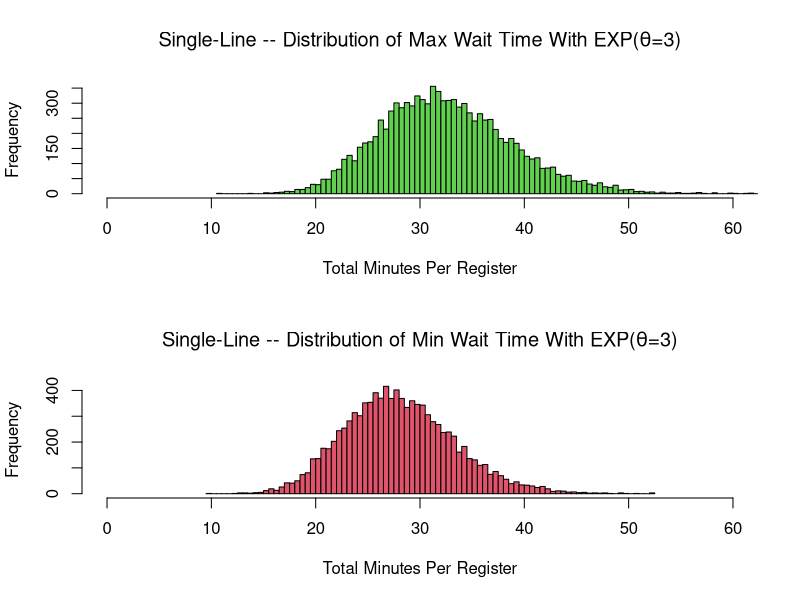
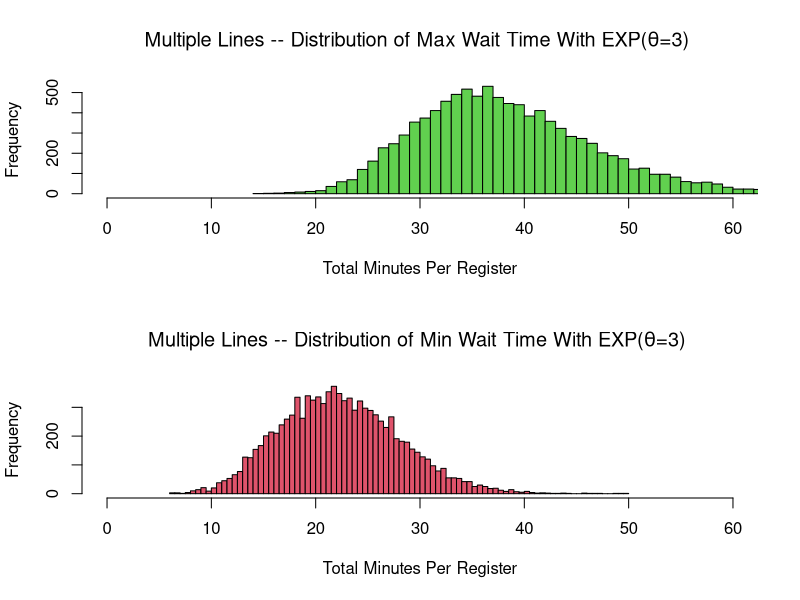
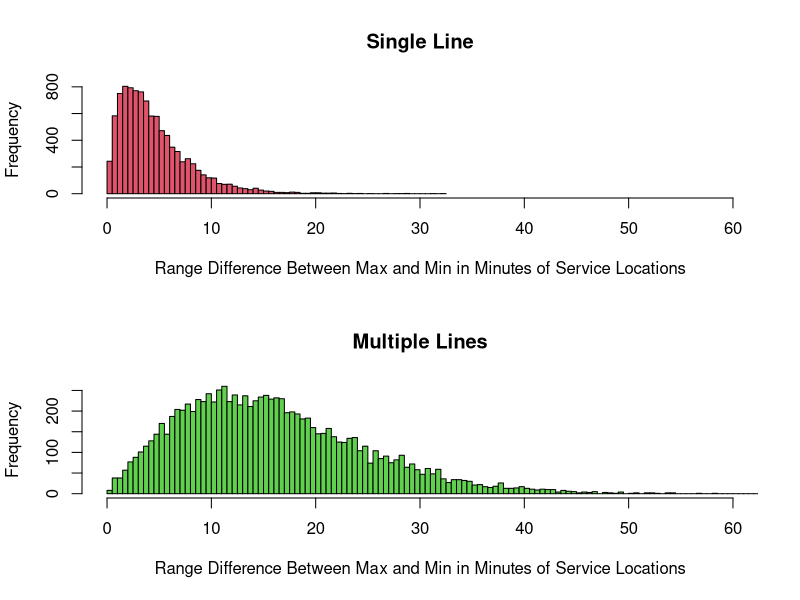

Recreate these plots in R, in order.
# Description : Simulation of wait timings in queues
# Website : http://statistical-research.com/waiting-in-one-line-or-multiple-lines/

doInstall <- TRUE # Change to FALSE if you don't want packages installed.
toInstall <- c("reshape2")
if(doInstall){install.packages(toInstall, repos = "http://cran.r-project.org")}
lapply(toInstall, library, character.only = TRUE)

library(reshape2) ## For use in the acast() function
service.locations = 3 ## i.e. Number of cash registers
total.obs = service.locations*10 ## Just needed a number and wanted to make is divisible by the service locations
nsims = 10000 ## Number of simulation replicates
x = replicate(nsims, rexp(total.obs, 1/3))

## Set some loading variables

cum.sum = aggreg.multi.mat = aggreg.one.mat = NULL

for(j in 1:ncol(x)){
  ## Multiple lines assigned randomly (sequentially)
  wait.multiple = cbind( (seq(1:total.obs) %% service.locations)+1, x[,j] )
  aggreg.values = aggregate(wait.multiple[,2], by=list( wait.multiple[,1] ), sum)
  aggreg.multi.mat = rbind(aggreg.multi.mat, t( acast(aggreg.values, Group.1~., value.var="x") ) )
  
  ## One line and breaking off at the very end
  wait.bucket = matrix(NA, ncol=service.locations,nrow(x))
  queue = x[,j]
  
  ## Preload the first service locations
  for(d in (1:service.locations)){
    wait.bucket[d,d] = x[d,j]
  }
  
  ## Cumulative sum without NA then find min location as it will serve the next customer
  for(i in service.locations+1:(nrow(x)-service.locations) ){
    for(k in 1:service.locations){
      cum.sum[k] = sum(wait.bucket[1:i,k], na.rm=T)
      
    }
    wait.bucket[i,which(cum.sum==min(cum.sum), arr.ind=TRUE)] = x[i,j]
  }
  aggreg.one.mat = rbind(aggreg.one.mat, apply(wait.bucket, 2, sum, na.rm=T))
  
}

## View the graphs
my.hist.one.1 = hist( apply(aggreg.one.mat,1,max), nclass=100, plot=FALSE)
my.hist.one.2 = hist( apply(aggreg.one.mat,1,min), nclass=100, plot=FALSE)
max.counts = max(my.hist.one.1$counts, my.hist.one.2$counts)
par(mfrow=c(2,1))
hist( apply(aggreg.one.mat,1,max), nclass=100, xlim=c(0,60), co=3, main=expression(paste("Single-Line -- Distribution of Max Wait Time With EXP(",theta,"=3)")), xlab="Total Minutes Per Register")
hist( apply(aggreg.one.mat,1,min), nclass=100, xlim=c(0,60), col=2, main=expression(paste("Single-Line -- Distribution of Min Wait Time With EXP(",theta,"=3)")), xlab="Total Minutes Per Register")

my.hist.data.1 = hist( apply(aggreg.multi.mat,1,max), nclass=100, plot=FALSE)
my.hist.data.2 = hist( apply(aggreg.multi.mat,1,min), nclass=100, plot=FALSE)
max.counts = max(my.hist.data.1$counts, my.hist.data.2$counts)
par(mfrow=c(2,1))
hist( apply(aggreg.multi.mat,1,max), nclass=100, xlim=c(0,60), ylim=c(0,max.counts), co=3, main=expression(paste("Multiple Lines -- Distribution of Max Wait Time With EXP(",theta,"=3) ")), xlab="Total Minutes Per Register")
hist( apply(aggreg.multi.mat,1,min), nclass=100, xlim=c(0,60), col=2, main=expression(paste("Multiple Lines -- Distribution of Min Wait Time With EXP(",theta,"=3) ")), xlab="Total Minutes Per Register")

par(mfrow=c(2,1))
hist( apply(aggreg.one.mat,1,max)-apply(aggreg.one.mat,1,min), nclass=100, xlim=c(0,60), col=2, main="Single Line", xlab="Range Difference Between Max and Min in Minutes of Service Locations")
hist( apply(aggreg.multi.mat,1,max)-apply(aggreg.multi.mat,1,min), nclass=100, xlim=c(0,60), col=3, main="Multiple Lines", xlab="Range Difference Between Max and Min in Minutes of Service Locations")